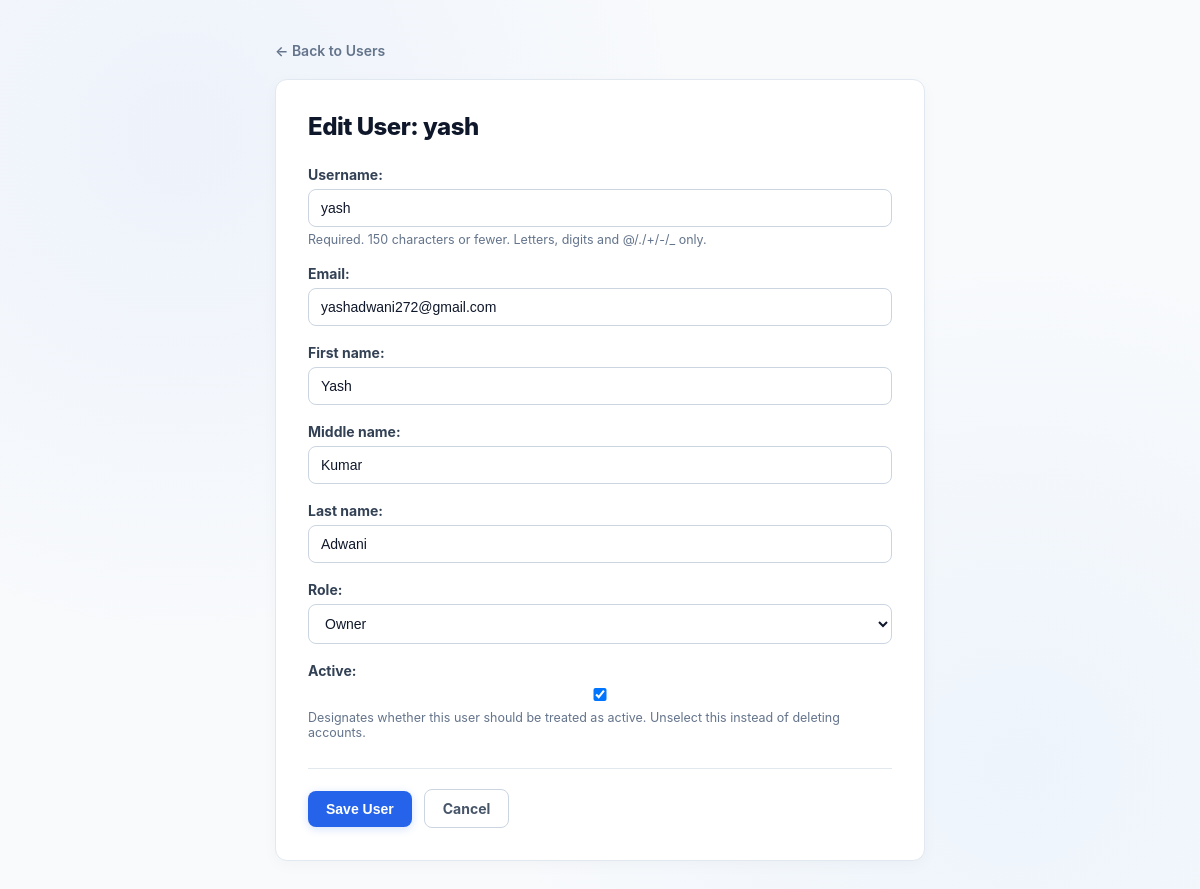
Screenshot of /accounts/users/2/edit/ (signed in) with the database file from the repository.
### accounts/models.py (models this page shows, shortened)
class User(AbstractUser):
    class Role(models.TextChoices):
        SYSTEM_ADMIN = "SYSTEM_ADMIN", "System Admin"
        OWNER = "OWNER", "Owner"
    email = models.EmailField(unique=True)
    first_name = models.CharField(
        max_length=150,
        blank=False
    )
    middle_name = models.CharField(
        max_length=150,
        blank=True
    )
    last_name = models.CharField(
        max_length=150,
        blank=False
    )
    role = models.CharField(
        max_length=20,
        choices=Role.choices,
        default=Role.OWNER,
    )
    updated_at = models.DateTimeField(auto_now=True)
    REQUIRED_FIELDS = [
        "email",
        "first_name",
        "last_name"
    ]
    @property
    def is_owner(self):
        return self.role == self.Role.OWNER

### accounts/views.py (the view)
# urls.py: path("users/<int:user_id>/edit/", views.user_edit, name="user_edit"),
@owner_or_admin_required
def user_edit(request, user_id):
    user_instance = get_object_or_404(
        User,
        id=user_id
    )
    if not can_manage_user(request.user, user_instance):
        raise PermissionDenied(
            "You do not have permission to edit this user."
        )
    if request.method == "POST":
        form = CustomUserEditForm(
            request.POST,
            instance=user_instance,
            requesting_user=request.user
        )
        if form.is_valid():
            form.save()
            messages.success(
                request,
                f"User {user_instance.username} updated successfully."
            )
            return redirect("accounts:user_list")
    else:
        form = CustomUserEditForm(
            instance=user_instance,
            requesting_user=request.user
        )
    return render(
        request,
        "accounts/user_form.html",
        {
            "form": form,
            "title": f"Edit User: {user_instance.username}",
        },
    )

### accounts/forms.py (shortened to what this page needs)
class CustomUserEditForm(forms.ModelForm):
    class Meta:
        model = User
        fields = (
            "username",
            "email",
            "first_name",
            "middle_name",
            "last_name",
            "role",
            "is_active",
        )
    def __init__(self, *args, **kwargs):
        requesting_user = kwargs.pop("requesting_user", None)
        super().__init__(*args, **kwargs)
        self.requesting_user = requesting_user
        if requesting_user and requesting_user.is_owner:
            self.fields["role"].choices = [
                (User.Role.OWNER, "Owner")
            ]
            self.fields["role"].initial = User.Role.OWNER
            self.fields["role"].disabled = True

### accounts/templates/accounts/user_form.html (shortened to what this page needs)
{% load static %}
<!DOCTYPE html>
<html lang="en">
<head>
</head>
<body>
<div class="container">
    <a
        href="{% url 'accounts:user_list' %}"
        class="back"
    >
        ← Back to Users
    </a>
    <div class="card">
        <h1>
            {{ title }}
        </h1>
        <form
            method="post"
            enctype="multipart/form-data"
        >
            {{ form.as_p }}
            <div class="actions">
                <button type="submit">
                    Save User
                </button>
                <a
                    href="{% url 'accounts:user_list' %}"
                    class="cancel"
                >
                    Cancel
                </a>
            </div>
        </form>
    </div>
</div>
</body>
</html>

### accounts/templates/accounts/user_form.html (style rules this page uses)
* { box-sizing: border-box; margin: 0; padding: 0; }
body { font-family: -apple-system, BlinkMacSystemFont, "Segoe UI", Roboto, sans-serif; background: #f8fafc; background-image: radial-gradient(circle at 15% 15%, rgba(37, 99, 235, 0.05) 0%, transparent 40%), radial-gradient(circle at 85% 85%, rgba(96, 165, 250, 0.07) 0%, transparent 40%); color: #0f172a; margin: 0; padding: 40px 20px; min-height: 100vh; }
.container { max-width: 650px; margin: 0 auto; }
.back { display: inline-flex; align-items: center; gap: 6px; margin-bottom: 20px; color: #64748b; text-decoration: none; font-size: 14px; font-weight: 600; transition: color 0.2s ease; }
.card { background: #ffffff; border: 1px solid #e2e8f0; border-radius: 12px; padding: 32px; box-shadow: 0 4px 16px rgba(15, 23, 42, 0.03); }
h1 { margin-top: 0; margin-bottom: 25px; font-size: 24px; font-weight: 850; letter-spacing: -0.5px; color: #0f172a; }
form p { margin-bottom: 18px; }
label { display: block; margin-bottom: 6px; font-size: 14px; font-weight: 700; color: #334155; }
input, textarea, select { width: 100%; padding: 10px 12px; box-sizing: border-box; border: 1px solid #cbd5e1; border-radius: 8px; font-size: 14px; background: #ffffff; color: #0f172a; transition: all 0.2s ease; }
.helptext { display: block; margin-top: 5px; color: #64748b; font-size: 12.5px; }
.actions { display: flex; align-items: center; gap: 12px; margin-top: 28px; padding-top: 20px; border-top: 1px solid #e2e8f0; }
button, .cancel { padding: 10px 18px; border-radius: 8px; font-size: 14px; font-weight: 750; cursor: pointer; text-decoration: none; transition: all 0.2s ease; }
button { border: none; background: #2563eb; color: #ffffff; box-shadow: 0 2px 8px rgba(37, 99, 235, 0.2); }
.cancel { border: 1px solid #cbd5e1; background: #ffffff; color: #475569; }

### rows the page displays
User: username "yash", email "yashadwani272@gmail.com", first_name "Yash", middle_name "Kumar", last_name "Adwani", role "Owner", is_active "☑"

### other values shown
{{ title }} "Edit User: yash"
